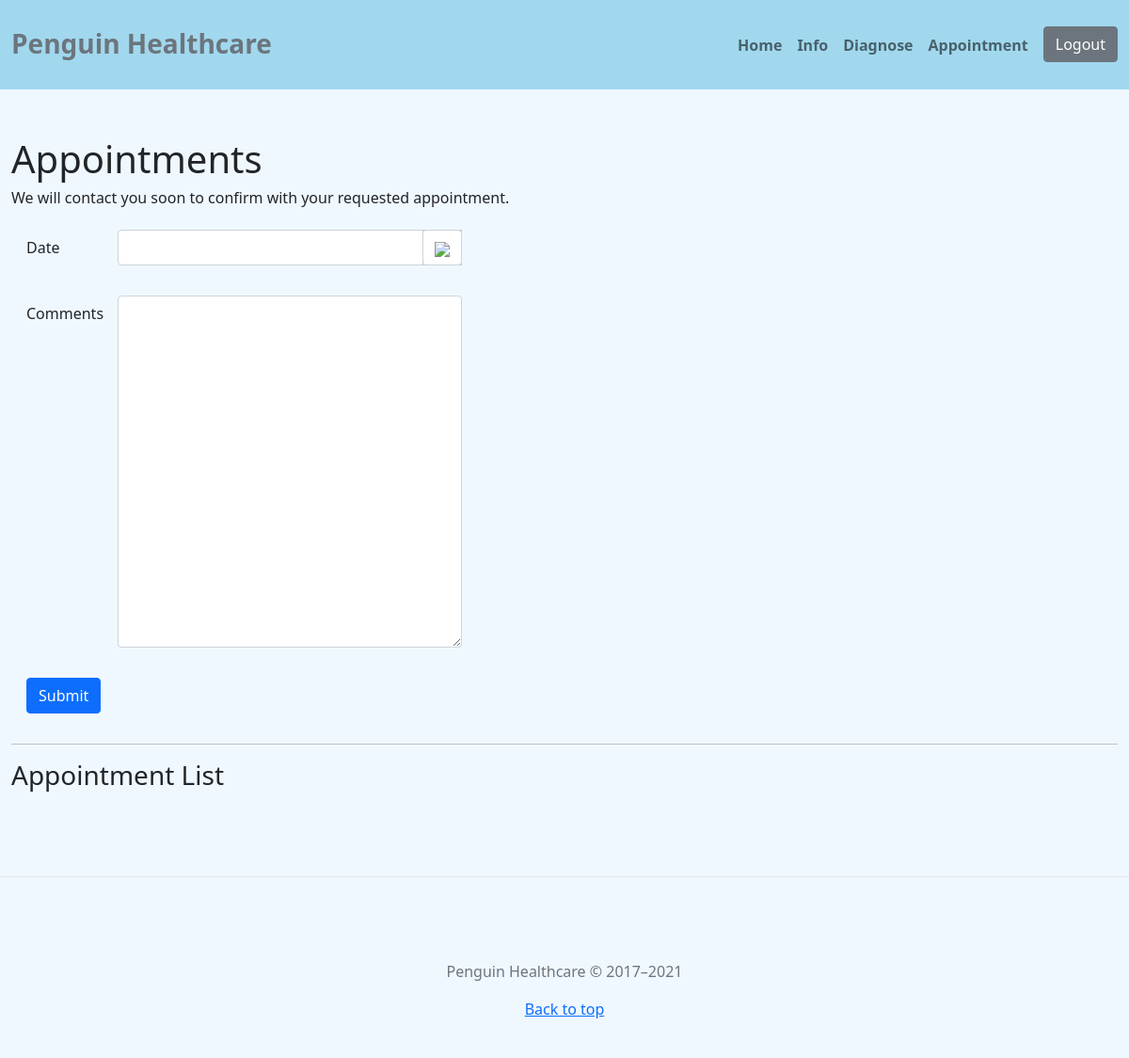
/appointment (signed in), run on an earlier commit of the app's database.
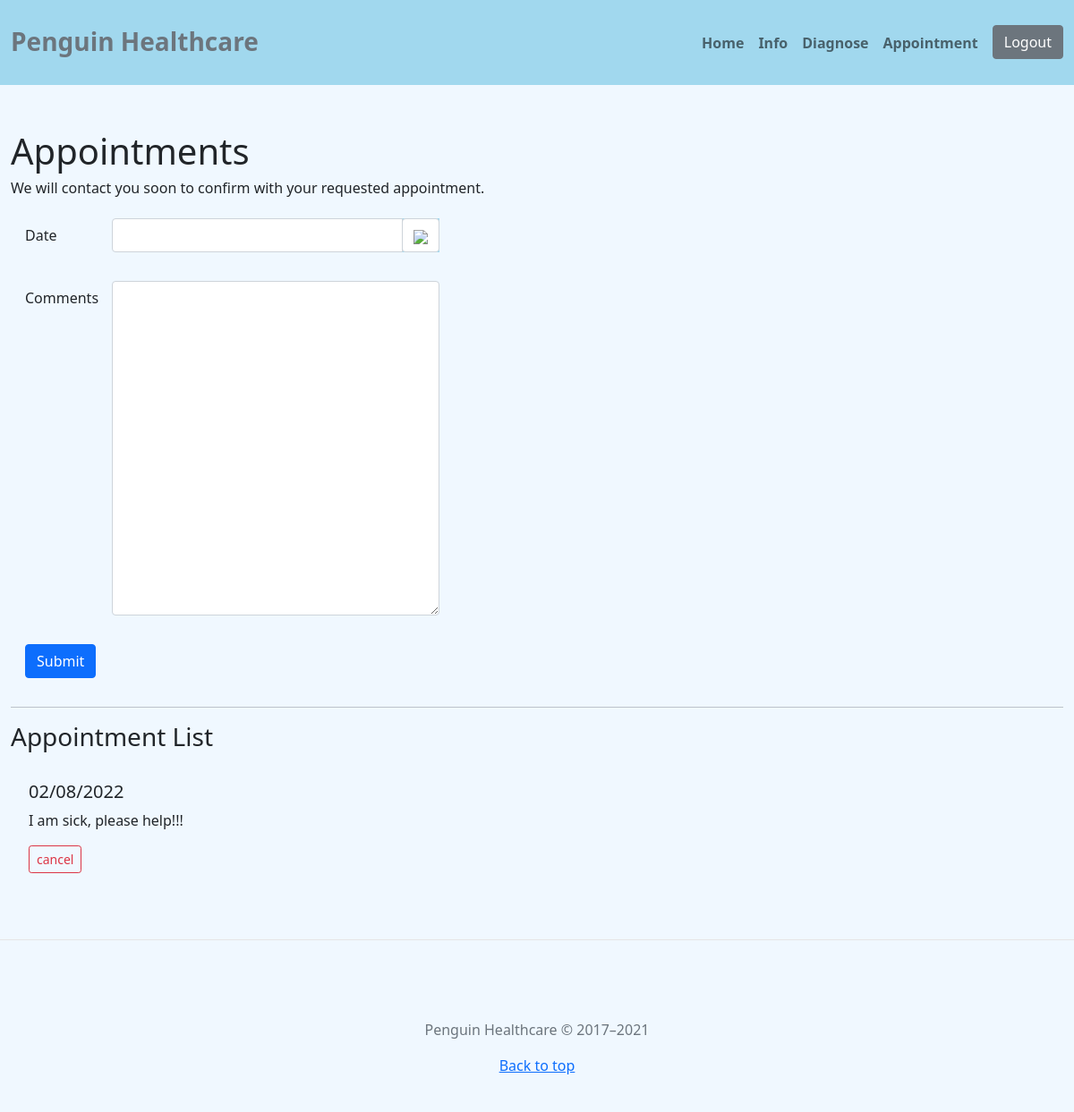
And on a later commit of the database.
### website/database.py (models this page shows)
class Appointment(db.Model):
    id = db.Column(db.Integer, primary_key=True)
    date = db.Column(db.String(32), nullable=False)
    comment = db.Column(db.String(10240))
    user_id = db.Column(db.Integer, db.ForeignKey("user.id"))

### website/views.py (the view, shortened to what this page needs)
@views.route("/appointment", methods=["GET", "POST"])
@login_required
def appointment():
    return render_template("appointment.html", user=current_user)

### website/__init__.py (called while the page is built)
def create_app():
    app = Flask(__name__)
    app.config["SECRET_KEY"] = "17167055"
    app.config["SQLALCHEMY_DATABASE_URI"] = f"sqlite:///{DB_NAME}"
    db.init_app(app)
    from .views import views
    from .auth import auth
    from .articles import articles
    app.register_blueprint(views, url_prefix="/")
    app.register_blueprint(auth, url_prefix="/")
    app.register_blueprint(articles, url_prefix="/")
    from .database import User, Appointment
    create_database(app)
    login_manager = LoginManager()
    login_manager.login_view = 'auth.login'
    login_manager.init_app(app)
    @login_manager.user_loader
    def load_user(id):
        return User.query.get(int(id))
    return app

### website/templates/appointment.html (shortened to what this page needs)
{% extends "layout.html" %}
{% block content %}
<section id="appointment">
    <div class="container-xxl">
        <h1>Appointments</h1>
        <h6>We will contact you soon to confirm with your requested appointment.</h6>
        <form method="POST">
            <div class="row form-group p-3">
                <label for="date" class="col-sm-1 col-form-label">Date</label>
                <div class="col-sm-4">
                    <div class="input-group date" id="datepicker">
                        <input type="text" class="form-control" name="date" id="date">
                        <span class="input-group-append">
                            <span class="input-group-text bg-white d-block">
                                <img src="https://img.icons8.com/ios-filled/24/000000/calendar--v1.png" style="background-color:white"/>
                            </span>
                        </span>
                    </div>
                </div>
            </div>
            <div class="row form-group p-3">
                <label for="comment" class="col-sm-1 col-form-label">Comments</label>
                <div class="col-sm-4">
                    <textarea class="form-control" id="comment" name="comment" cols="30" rows="15"></textarea>
                </div>
            </div>
            <div class="d-grid gap-2 d-md-flex justify-content-md-start p-3">
                <button type="submit" class="btn btn-primary">Submit</button>
            </div>
        </form>
        <hr>
        <h3>Appointment List</h3>
        <div class="row form-group p-3">
            <ul class="list-group list-group-flush col-sm-6" id="notes">
                {% for appointment in user.appointments %}
                <li style="background-color:aliceblue" class="list-group-item">
                <h5>{{ appointment.date }}</h5>
                <p>{{ appointment.comment }}</p>
                <button type="button" class="btn btn-outline-danger btn-sm" onClick="deleteAppointment({{ appointment.id }})">
                    cancel
                </button>
                </li>
                {% endfor %}
            </ul>
        </div>
    </div>
</section>
{% endblock %}

What changed in the data, as far as the page shows it:
added Appointment: date "02/08/2022", comment "I am sick, please help!!!"
